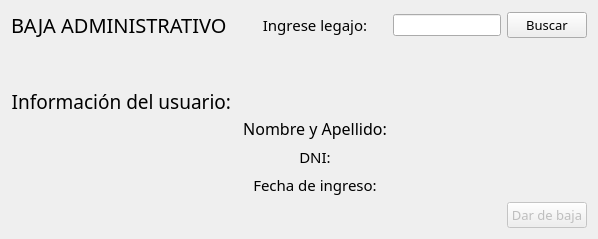
             <widget class="QWidget" name="page_baja_admin">
              <layout class="QGridLayout" name="gridLayout_5">
               <item row="5" column="3">
                <widget class="QLabel" name="label_info_dni_baja_admin">
                 <property name="text">
                  <string/>
                 </property>
                </widget>
               </item>
               <item row="1" column="3">
                <widget class="QLabel" name="label_error_legajo_baja_admin">
                 <property name="styleSheet">
                  <string notr="true">color: red;</string>
                 </property>
                 <property name="text">
                  <string/>
                 </property>
                 <property name="alignment">
                  <set>Qt::AlignLeading|Qt::AlignLeft|Qt::AlignTop</set>
                 </property>
                </widget>
               </item>
               <item row="1" column="2">
                <spacer name="verticalSpacer">
                 <property name="orientation">
                  <enum>Qt::Vertical</enum>
                 </property>
                 <property name="sizeType">
                  <enum>QSizePolicy::Minimum</enum>
                 </property>
                 <property name="sizeHint" stdset="0">
                  <size>
                   <width>20</width>
                   <height>40</height>
                  </size>
                 </property>
                </spacer>
               </item>
               <item row="5" column="4">
                <spacer name="horizontalSpacer_9">
                 <property name="orientation">
                  <enum>Qt::Horizontal</enum>
                 </property>
                 <property name="sizeHint" stdset="0">
                  <size>
                   <width>40</width>
                   <height>20</height>
                  </size>
                 </property>
                </spacer>
               </item>
               <item row="5" column="2">
                <widget class="QLabel" name="label_info_dni_baja_admin_en">
                 <property name="enabled">
                  <bool>true</bool>
                 </property>
                 <property name="font">
                  <font>
                   <family>Segoe UI Semibold</family>
                   <pointsize>11</pointsize>
                  </font>
                 </property>
                 <property name="text">
                  <string>DNI:</string>
                 </property>
                 <property name="alignment">
                  <set>Qt::AlignCenter</set>
                 </property>
                </widget>
               </item>
               <item row="2" column="0">
                <widget class="QLabel" name="label_info_usuario_baja_admin">
                 <property name="enabled">
                  <bool>true</bool>
                 </property>
                 <property name="maximumSize">
                  <size>
                   <width>16777215</width>
                   <height>20</height>
                  </size>
                 </property>
                 <property name="font">
                  <font>
                   <family>Segoe UI Semibold</family>
                   <pointsize>14</pointsize>
                  </font>
                 </property>
                 <property name="text">
                  <string>Información del usuario:</string>
                 </property>
                 <property name="alignment">
                  <set>Qt::AlignRight|Qt::AlignTrailing|Qt::AlignVCenter</set>
                 </property>
                </widget>
               </item>
               <item row="3" column="3">
                <widget class="QLabel" name="label_info_nombre_baja_admin">
                 <property name="text">
                  <string/>
                 </property>
                </widget>
               </item>
               <item row="0" column="3">
                <widget class="QLineEdit" name="input_baja_admin_legajo">
                 <property name="sizePolicy">
                  <sizepolicy hsizetype="Preferred" vsizetype="Fixed">
                   <horstretch>0</horstretch>
                   <verstretch>0</verstretch>
                  </sizepolicy>
                 </property>
                </widget>
               </item>
               <item row="0" column="0">
                <widget class="QLabel" name="label_32">
                 <property name="font">
                  <font>
                   <family>Segoe UI Semibold</family>
                   <pointsize>15</pointsize>
                  </font>
                 </property>
                 <property name="text">
                  <string>BAJA ADMINISTRATIVO</string>
                 </property>
                </widget>
               </item>
               <item row="3" column="4">
                <spacer name="horizontalSpacer_11">
                 <property name="orientation">
                  <enum>Qt::Horizontal</enum>
                 </property>
                 <property name="sizeHint" stdset="0">
                  <size>
                   <width>40</width>
                   <height>20</height>
                  </size>
                 </property>
                </spacer>
               </item>
               <item row="6" column="3">
                <widget class="QLabel" name="label_info_fing_baja_admin">
                 <property name="text">
                  <string/>
                 </property>
                </widget>
               </item>
               <item row="6" column="4">
                <spacer name="horizontalSpacer_10">
                 <property name="orientation">
                  <enum>Qt::Horizontal</enum>
                 </property>
                 <property name="sizeHint" stdset="0">
                  <size>
                   <width>40</width>
                   <height>20</height>
                  </size>
                 </property>
                </spacer>
               </item>
               <item row="8" column="4">
                <widget class="QPushButton" name="btn_baja_administrativo">
                 <property name="enabled">
                  <bool>false</bool>
                 </property>
                 <property name="font">
                  <font>
                   <family>Segoe UI Semibold</family>
                   <pointsize>10</pointsize>
                  </font>
                 </property>
                 <property name="text">
                  <string>Dar de baja</string>
                 </property>
                </widget>
               </item>
               <item row="6" column="2">
                <widget class="QLabel" name="label_info_fing_baja_admin_en">
                 <property name="enabled">
                  <bool>true</bool>
                 </property>
                 <property name="font">
                  <font>
                   <family>Segoe UI Semibold</family>
                   <pointsize>11</pointsize>
                  </font>
                 </property>
                 <property name="text">
                  <string>Fecha de ingreso:</string>
                 </property>
                 <property name="alignment">
                  <set>Qt::AlignCenter</set>
                 </property>
                </widget>
               </item>
               <item row="0" column="4">
                <widget class="QPushButton" name="btn_baja_admin_buscar">
                 <property name="maximumSize">
                  <size>
                   <width>100</width>
                   <height>16777215</height>
                  </size>
                 </property>
                 <property name="font">
                  <font>
                   <family>Segoe UI Semibold</family>
                   <pointsize>10</pointsize>
                  </font>
                 </property>
                 <property name="text">
                  <string>Buscar</string>
                 </property>
                </widget>
               </item>
               <item row="0" column="2">
                <widget class="QLabel" name="label_7">
                 <property name="font">
                  <font>
                   <family>Segoe UI Semibold</family>
                   <pointsize>11</pointsize>
                  </font>
                 </property>
                 <property name="text">
                  <string>Ingrese legajo:</string>
                 </property>
                 <property name="alignment">
                  <set>Qt::AlignCenter</set>
                 </property>
                </widget>
               </item>
               <item row="3" column="0">
                <spacer name="horizontalSpacer_16">
                 <property name="orientation">
                  <enum>Qt::Horizontal</enum>
                 </property>
                 <property name="sizeHint" stdset="0">
                  <size>
                   <width>40</width>
                   <height>20</height>
                  </size>
                 </property>
                </spacer>
               </item>
               <item row="3" column="2">
                <widget class="QLabel" name="label_info_nombre_baja_admin_en">
                 <property name="enabled">
                  <bool>true</bool>
                 </property>
                 <property name="font">
                  <font>
                   <family>Segoe UI Semibold</family>
                   <pointsize>12</pointsize>
                  </font>
                 </property>
                 <property name="text">
                  <string>Nombre y Apellido:</string>
                 </property>
                 <property name="alignment">
                  <set>Qt::AlignCenter</set>
                 </property>
                </widget>
               </item>
               <item row="8" column="0" colspan="3">
                <widget class="QLabel" name="label_informe_baja_admin">
                 <property name="font">
                  <font>
                   <family>Segoe UI Semibold</family>
                   <pointsize>10</pointsize>
                  </font>
                 </property>
                 <property name="text">
                  <string/>
                 </property>
                 <property name="alignment">
                  <set>Qt::AlignCenter</set>
                 </property>
                </widget>
               </item>
              </layout>
             </widget>
